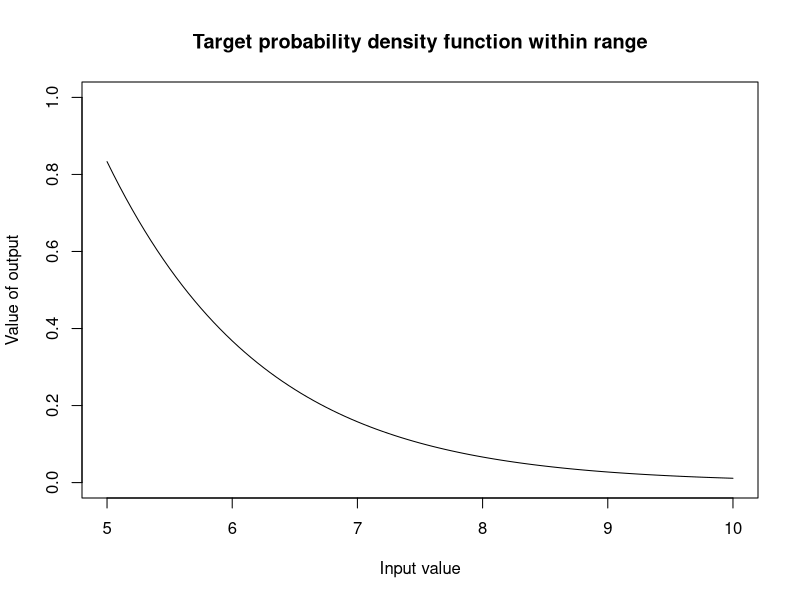
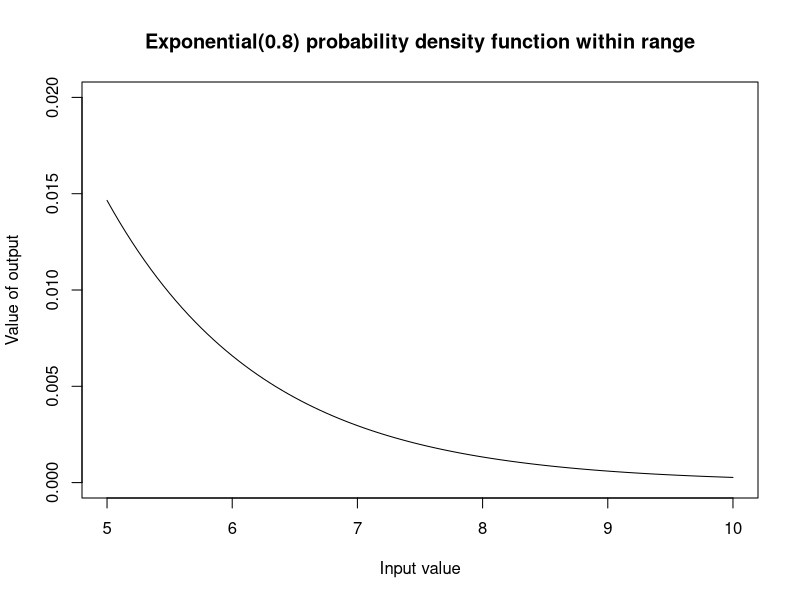
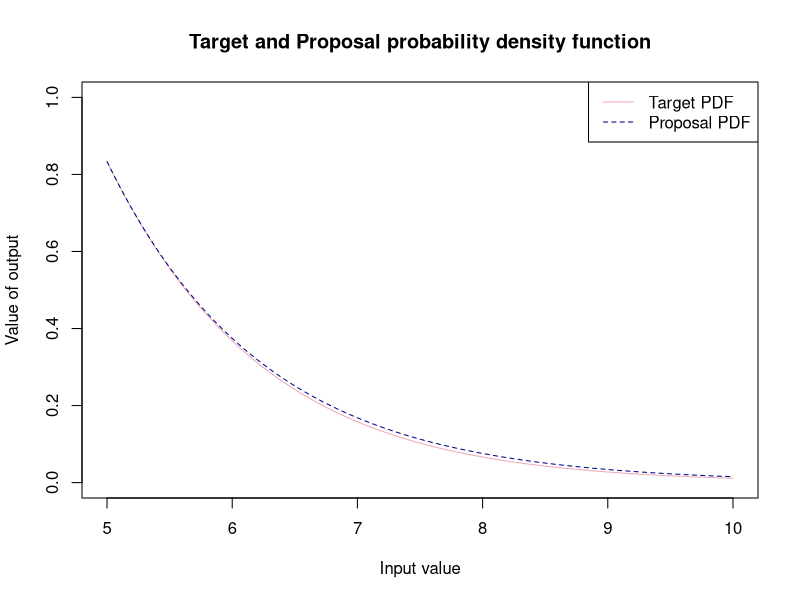
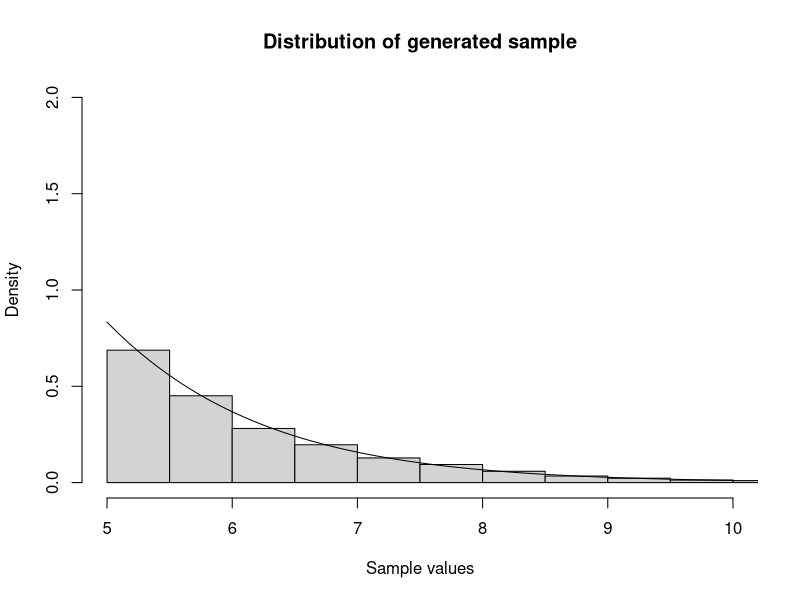
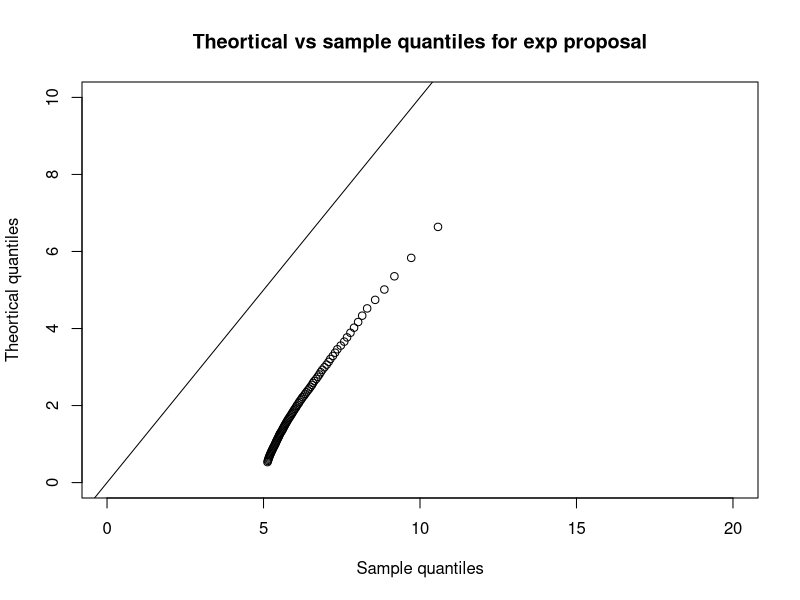

Generate these figures, in order, with R: (Note: this script raises an error after producing the figures.)
#-----------------------------------#
#-REJECTION SAMPLING - Gamma(2,1) --#----
#-----------------------------------#
#Defining our target pdf (density function to sample from) --------------------------
target_pdf<-function(x){
  ifelse(x >= 5, (x*exp(-x))/(6*exp(-5)), 0) # to incorporate bounds
}

target_pdf_graphical<-function(x){
   (x*exp(-x))/(6*exp(-5))  # plotting the whole function  
}

# Let's graph the target probability where x >= 5 
curve(target_pdf(x), from = 5, to = 10, 
      xlab = "Input value",
      ylab = "Value of output",
      main = "Target probability density function within range", col = "black", ylim = c(0,1))

#--------------------------------#
#--EXPONENTIAL PROPOSAL----------#----
#-------------------------------#
#Defining proposal pdf number generator(density that we easily sample from to use to accept or reject)--
exp_generator<- function(x){
  y <- rexp(1,0.8)     # generate a sample from exponential where lambda = 1
  ifelse(y>=5,y ,0 ) # accept and return value of greater than or equal to 5
  y
}

exp_graphical<- function(x){
  0.8*exp(-0.8*x) # plotting exponential proposal
}

# Let's graph the proposal probability 
curve(exp_graphical(x), from = 5, to = 10, 
      xlab = "Input value",
      ylab = "Value of output",
      main = "Exponential(0.8) probability density function within range", col = "black", ylim = c(0,0.02))

# Graphing our target  and proposal probability density functions 
M <- ((5*exp(-5))/(6*exp(-5)))/(0.8*exp(-0.8*5)) # max point of both is x = 5

# PDF compared to exp(0.8) across greater range x within (0,10)
curve(target_pdf_graphical(x), from = 5, to = 10, 
      xlab = "Input value",
      ylab = "Value of output",
      main = "Target and Proposal probability density function", col = "pink2", ylim = c(0,1))

curve( M* exp_graphical(x), from = 5, to = 10,
      xlab = "Input value",
      ylab = "Output value",
      main = "Proposal probability density funtion", add= T ,col = "blue4", lty = 2)
legend("topright", legend = c("Target PDF", "Proposal PDF"), 
       col = c("pink2", "blue4"), lty = c(1, 2))

#Rejection Sampling function -----------------------------------------------------
set.seed(123)
exp_acc_rej<-function(){
  
  set.seed(123)
  n<-5000
  sample_y<-numeric(n)
  number <- 0
  count<-0
  total_sample <-numeric(0)
  
  while(count<n) {
   
    #generated sample from proposal 
    y <- exp_generator()
    #uniform comparison
    u<- runif(1,0,1)
    #number of total generated samples
    number <- number + 1
    total_sample[number] <- y
    acceptance_rate <- round((length(sample_y)/ length(total_sample))*100 , digits = 3)
    
    #accept or reject criteria
    
    if( u <= target_pdf(y)/ (M * exp_graphical(y))){
    count<- count +1
    sample_y[count]<-y
    }
  }
  number_of_samples <- length(total_sample)
  text <- "Acceptance rate:"
  percent <- "%"
  output<-paste(text,acceptance_rate,percent) #combining types to have preferred output 
  list( acceptance_rate = output, samples = sample_y, no_of_samples = number_of_samples ) #list of output from this function
}


list<- exp_acc_rej()   #creating a list of the acceptance rate and valid samples 
samples_gamma <- list$samples #creating a vector of the samples 
ac_rate <- list$acceptance_rate #acceptance rate 
no_samples <-list$no_of_samples  #number of total samples 
# Graphical display of distribution of sample and pdf ------------- -----------
# Using Histogram -------------------------------------------------------------
hist(samples_gamma, freq = FALSE,
     main = "Distribution of generated sample",
     xlab = "Sample values", ylim = c(0,2), xlim =c(5,10),
     breaks =20)
curve(target_pdf(x), add = TRUE)

# QQplot ----------------------------------------------------------------------
# We will now use a QQplot 
# Quantiles of the sample data 
sample_quantiles <- quantile(samples_gamma, probs = seq(0.1,1,0.01))
theoretical_quantiles <- qgamma(p = seq(0.1,1,0.01), shape =2 , rate =1)

plot(sample_quantiles, theoretical_quantiles, xlim = c(0,20), ylim = c(0,10),
     main = "Theortical vs sample quantiles for exp proposal",
     ylab = "Theortical quantiles",
     xlab = "Sample quantiles")

abline(a= 0, b = 1)

# Conclusion
# We can see that using en exponential(1) is very inefficient as most values are that we generate are 
# Exp(1) is very inefficient - generates many values to get sample size = 5000 
# Mean of exp = 1, mean of gamma = 2 so our QQ-plot shows mean of exp < mean of gamma 
# We can look into being more efficient 

#--------------------------------#
#--CAUCHY PROPOSAL--------------#----
#-------------------------------#
cauchy_generator<- function(x){
  y <- rcauchy(1, 5)
  ifelse(y>=5,y,0)
}

cauchy_graphical<- function(x){
  (1/pi)*(1/(1+(x-5)^2))
}

curve(cauchy_proposal_graph(x), from = 0, to =10)
rcauchy()
#Scaling factor with Cauchy proposal ------------------------------------------
M_cauchy <- ((5*exp(-5))/(6*exp(-5)))/((1/pi)*(1/(1+5^2)))

curve(target_pdf_graphical(x), from = 0, to = 10, 
      xlab = "Input value",
      ylab = "Value of output",
      main = "Target and Proposal probability density function", col = "pink2", ylim = c(0,25))
abline(v = 5)
curve( M_cauchy * cauchy_graphical(x), from = 0, to = 10,
       xlab = "Input value",
       ylab = "Output value",
       main = "Proposal probability density funtion", add= T ,col = "blue4", lty = 2)
legend("topright", legend = c("Target PDF", "Proposal PDF"), 
       col = c("pink2", "blue4"), lty = c(1, 2))

# Rejection sampling function ----------------------------------------------
set.seed(123)
rgamma_2_1_cauchy <- function(n){
  rgamma_samples <- numeric(n) # list to store accepted samples 
  total_samples <- numeric(0)  # store total sample size 
  count <- 1                  #iterate our  while loop
  pos <- 1
  # while loop that runs until we have 5000 accepted samples 
  while (count < n) {
    # random value from a uniform distribution for comparison
    u <- runif(1, 0, 1)
    # value from cauchy distribution 
    x <- cauchy_generator()
    # iterating along the list 
    pos  <- pos + 1
    total_samples[pos] <- x
    
    #number of total generated samples
    pos <- pos + 1
    total_samples[pos] <- x
    acceptance_rate <- round((length(rgamma_samples)/ length(total_samples))*100 , digits = 3)
    
    # now we can use the comparison operator to accept samples if the condition is met
    if ( u <= target_pdf(x)/(M_cauchy * cauchy_graphical(x))){
      count <- count + 1
      rgamma_samples[count] <- x
    }
    
  }
  number_of_samples <- length(total_samples)
  text <- "Acceptance rate:"
  percent <- "%"
  output<-paste(text,acceptance_rate,percent) #combining types to have preferred output 
  list( acceptance_rate = output, samples = rgamma_samples, no_of_samples = number_of_samples ) #list
}

list_cauchy <- rgamma_2_1_cauchy(5000)
gamma_samples_cauchy <- list_cauchy$samples
acc_rate_cauchy <- list_cauchy$acceptance_rate
no_samples_cauchy <- list_cauchy$no_of_samples

hist(gamma_samples_cauchy, freq = F)
curve(target_pdf(x), add = TRUE)

sample_quantiles_cauchy <- quantile(gamma_samples_cauchy, probs = seq(0.1,1,0.01))
theoretical_quantiles_cauchy <- qcauchy(p = seq(0.1,1,0.01),1,1)

plot(sample_quantiles_cauchy, theoretical_quantiles_cauchy)
abline(a= 0, b = 1)

increase_efficiency <- ((no_samples-no_samples_cauchy)/no_samples)*100

# Conclusion
# Although we have. slight improvement in efficiency, the Cauchy is still very wasteful when centered on 5
# That means we always have half of the samples being unuseable fro 5 to - infinity

#--------------------------------#
#--SHIFTED EXPONENTIAL PROPOSAL--#----
#-------------------------------#
# Now let's try a shifted exponential 
# This will be our best bet since a shifted exponential distribution has the same support as Gamma 

# Shifted exp will be centered on 5 
shift_exp_generator<- function(x){
   5 + rexp(1,0.8)     # generate a sample from exponential where lambda = 1 
}

shift_exp_graphical<- function(x){
  0.8*exp(-0.8*(x-5)) # plotting exponential proposal
}

# we still have the max value of both graphs at x = 5
function_exp <- function(x) (((x*exp(-x))/(6*exp(-5)))/(0.8*exp(-0.8*(x-5))))
shift_M <- optimize(function_exp, interval = c(5,10), maximum = T)
scaling_factor <- shift_M$objective

# PDF compared to shifted exp across greater range x within (0,10)
curve(target_pdf_graphical(x), from = 5, to = 10, 
      xlab = "Input value",
      ylab = "Value of output",
      main = "Target and Proposal probability density function", col = "pink2", ylim = c(0,2))
abline(v = 5)

curve( scaling_factor * shift_exp_graphical(x), from = 5, to = 10,
       xlab = "Input value",
       ylab = "Output value",
       main = "Proposal probability density funtion", add= T ,col = "blue4", lty = 2)
legend("topright", legend = c("Target PDF", "Proposal PDF"), 
       col = c("pink2", "blue4"), lty = c(1, 2))

#Rejection Sampling function -----------------------------------------------------
set.seed(123)
shift_exp_acc_rej<-function(){
  
  set.seed(123)
  n<-5000
  sample_y<-numeric(n)
  number <- 0
  count<-0
  total_sample <-numeric(0)
  
  while(count<n) {
    
    #generated sample from proposal 
    y <- shift_exp_generator()
    #uniform comparison
    u<- runif(1,0,1)
    #number of total generated samples
    number <- number + 1
    total_sample[number] <- y
    acceptance_rate <- round((length(sample_y)/ length(total_sample))*100 , digits = 3)
    
    #accept or reject criteria
    
    if( u <= target_pdf(y)/ (scaling_factor*(shift_exp_graphical(y)))){
      count<- count +1
      sample_y[count]<-y
    }
  }
  number_of_samples <- length(total_sample)
  text <- "Acceptance rate:"
  percent <- "%"
  output<-paste(text,acceptance_rate,percent) #combining types to have preferred output 
  list( acceptance_rate = output, samples = sample_y, no_of_samples = number_of_samples ) #list of output from this function
}


shift_list<- shift_exp_acc_rej()   #creating a list of the acceptance rate and valid samples 
shift_samples_gamma <- shift_list$samples #creating a vector of the samples 
shift_ac_rate <- shift_list$acceptance_rate #acceptance rate 
shift_no_samples <-shift_list$no_of_samples  #number of total samples 
# Graphical display of distribution of sample and pdf ------------- -----------
# Using Histogram -------------------------------------------------------------
hist(shift_samples_gamma, freq = FALSE,
     main = "Distribution of generated sample",
     xlab = "Sample values", ylim = c(0,2), xlim =c(5,10),
     breaks = 20)
curve(target_pdf(x), add = TRUE)

# QQplot ----------------------------------------------------------------------
# We will now use a QQplot 
# Quantiles of the sample data 
shift_sample_quantiles <- quantile(shift_samples_gamma, probs = seq(0.01,1,0.01))
shift_theoretical_quantiles <- qgamma(p = seq(0.01,1,0.01), shape =2 , rate =1)

plot(shift_sample_quantiles, shift_theoretical_quantiles, xlim = c(0,20), ylim = c(0,10),
     main = "Theortical vs sample quantiles for exp proposal",
     ylab = "Theortical quantiles",
     xlab = "Sample quantiles")

abline(a= 0, b = 1)
